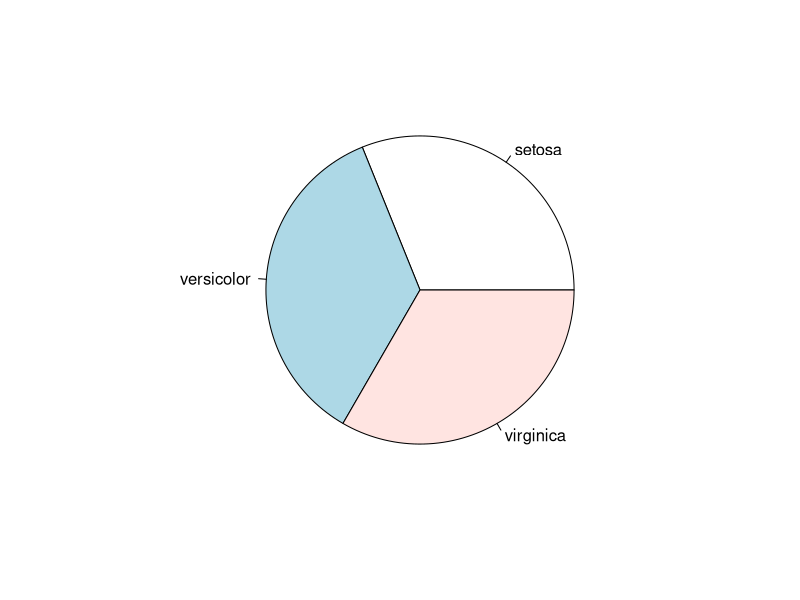
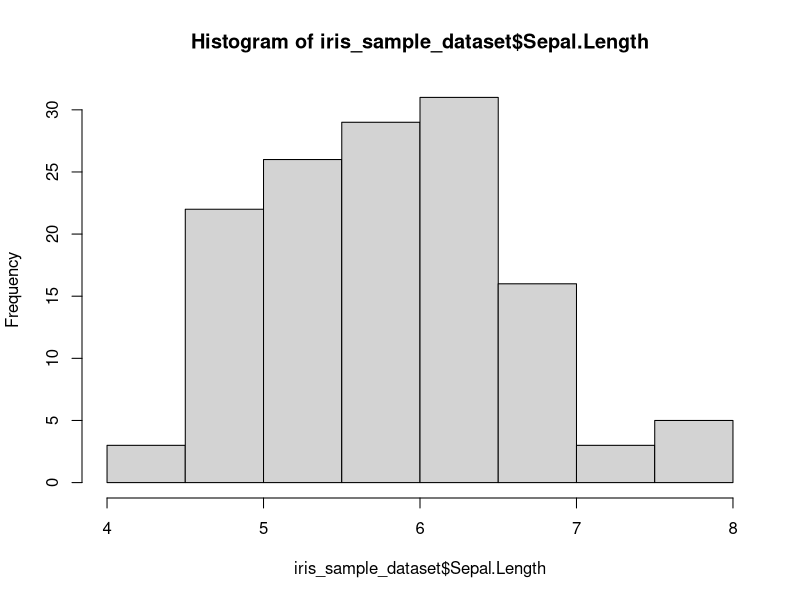
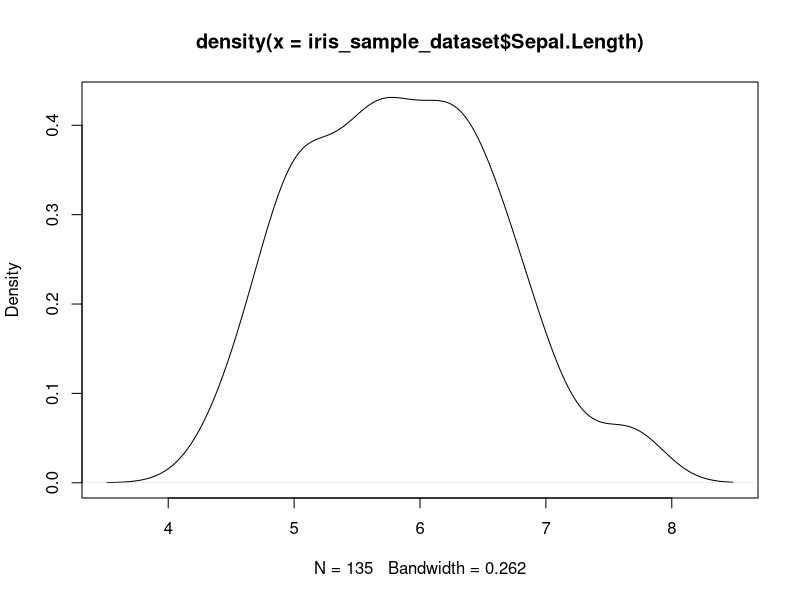
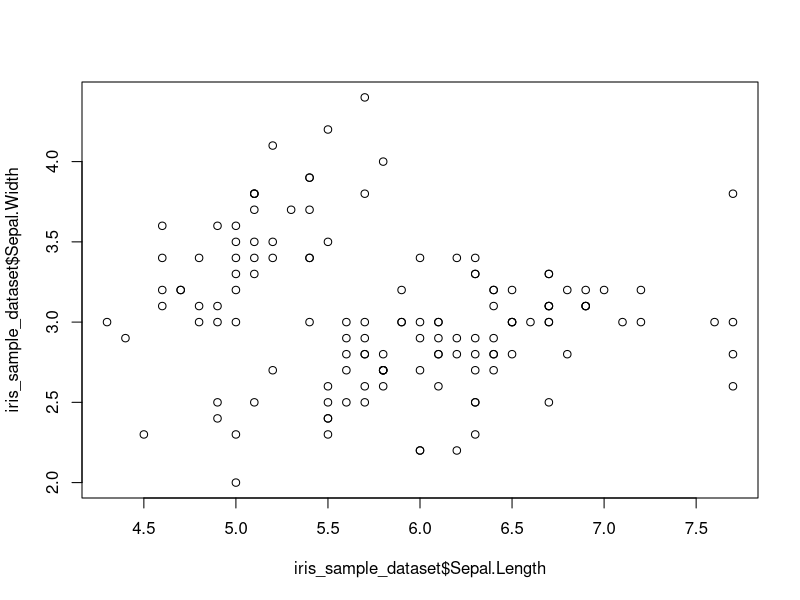
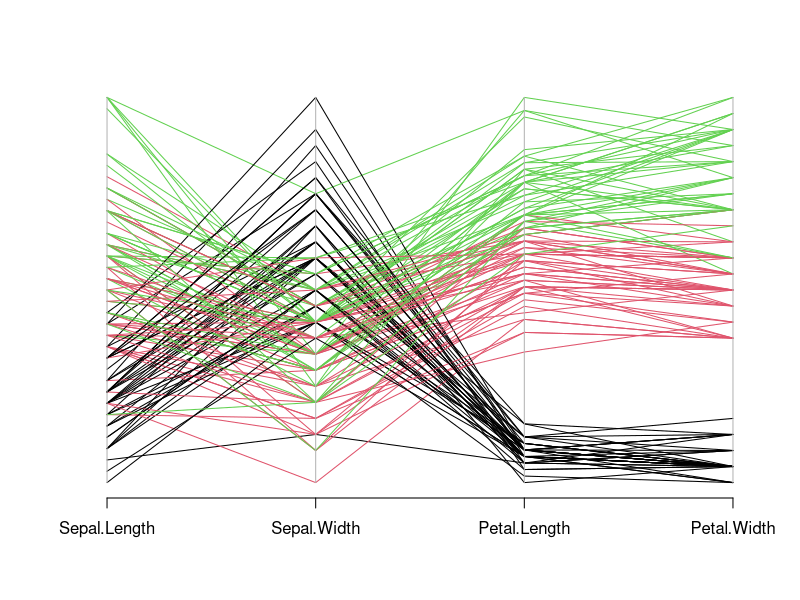

Recreate these plots in R, in order.
####################### Subsetting the data set III: Random Sample  ###########################
## The following code random sample (without replacement) 90% of the original data set and
## assgin them to a new variable iris_sample.
iris_sample_dataset = iris[sample(nrow(iris), nrow(iris) * 0.9), ]

## Summary statistics of every variable
summary(iris_sample_dataset)

## Frequency of species
table(iris_sample_dataset$Species)

## Pie Chart
pie(table(iris_sample_dataset$Species))

##Plot histogram and density plot of Sepal.length
hist(iris_sample_dataset$Sepal.Length)

plot(density(iris_sample_dataset$Sepal.Length))


## Scatter plot of length and width of sepals
plot(iris_sample_dataset$Sepal.Length, iris_sample_dataset$Sepal.Width)

## Parallel Coordinates
library(MASS)
parcoord(iris_sample_dataset[, 1:4], col = iris_sample_dataset$Species)

